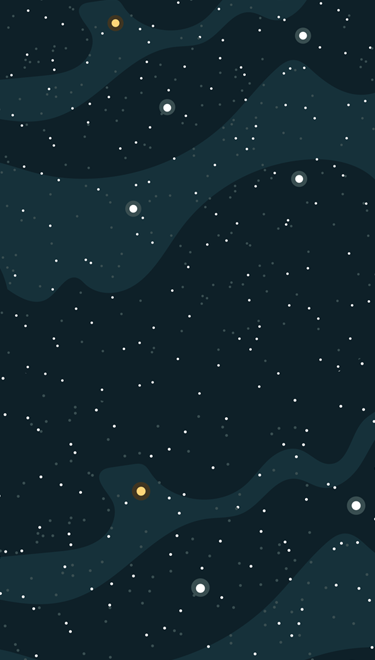

A 2D game scene composited from a Tiled map and its tileset images. What follows is a short description and the map's XML, with every tile layer's data as written:
An orthogonal 25x44 tile map with 15x15 px tiles, 1 tile layer (Tile Layer 1).

<map version="1.0" tiledversion="1.1.5" orientation="orthogonal" renderorder="right-down" width="25" height="44" tilewidth="15" tileheight="15" infinite="0" nextobjectid="1">
 <tileset firstgid="1" source="background.tsx" />
 <layer name="Tile Layer 1" width="25" height="44">
  <data encoding="csv">
1,2,3,4,5,6,7,8,9,10,11,12,13,14,15,16,17,18,19,20,21,22,23,24,25,
26,27,28,29,30,31,32,33,34,35,36,37,38,39,40,41,42,43,44,45,46,47,48,49,50,
51,52,53,54,55,56,57,58,59,60,61,62,63,64,65,66,67,68,69,70,71,72,73,74,75,
76,77,78,79,80,81,82,83,84,85,86,87,88,89,90,91,92,93,94,95,96,97,98,99,100,
101,102,103,104,105,106,107,108,109,110,111,112,113,114,115,116,117,118,119,120,121,122,123,124,125,
126,127,128,129,130,131,132,133,134,135,136,137,138,139,140,141,142,143,144,145,146,147,148,149,150,
151,152,153,154,155,156,157,158,159,160,161,162,163,164,165,166,167,168,169,170,171,172,173,174,175,
176,177,178,179,180,181,182,183,184,185,186,187,188,189,190,191,192,193,194,195,196,197,198,199,200,
201,202,203,204,205,206,207,208,209,210,211,212,213,214,215,216,217,218,219,220,221,222,223,224,225,
226,227,228,229,230,231,232,233,234,235,236,237,238,239,240,241,242,243,244,245,246,247,248,249,250,
251,252,253,254,255,256,257,258,259,260,261,262,263,264,265,266,267,268,269,270,271,272,273,274,275,
276,277,278,279,280,281,282,283,284,285,286,287,288,289,290,291,292,293,294,295,296,297,298,299,300,
301,302,303,304,305,306,307,308,309,310,311,312,313,314,315,316,317,318,319,320,321,322,323,324,325,
326,327,328,329,330,331,332,333,334,335,336,337,338,339,340,341,342,343,344,345,346,347,348,349,350,
351,352,353,354,355,356,357,358,359,360,361,362,363,364,365,366,367,368,369,370,371,372,373,374,375,
376,377,378,379,380,381,382,383,384,385,386,387,388,389,390,391,392,393,394,395,396,397,398,399,400,
401,402,403,404,405,406,407,408,409,410,411,412,413,414,415,416,417,418,419,420,421,422,423,424,425,
426,427,428,429,430,431,432,433,434,435,436,437,438,439,440,441,442,443,444,445,446,447,448,449,450,
451,452,453,454,455,456,457,458,459,460,461,462,463,464,465,466,467,468,469,470,471,472,473,474,475,
476,477,478,479,480,481,482,483,484,485,486,487,488,489,490,491,492,493,494,495,496,497,498,499,500,
501,502,503,504,505,506,507,508,509,510,511,512,513,514,515,516,517,518,519,520,521,522,523,524,525,
526,527,528,529,530,531,532,533,534,535,536,537,538,539,540,541,542,543,544,545,546,547,548,549,550,
551,552,553,554,555,556,557,558,559,560,561,562,563,564,565,566,567,568,569,570,571,572,573,574,575,
576,577,578,579,580,581,582,583,584,585,586,587,588,589,590,591,592,593,594,595,596,597,598,599,600,
601,602,603,604,605,606,607,608,609,610,611,612,613,614,615,616,617,618,619,620,621,622,623,624,625,
626,627,628,629,630,631,632,633,634,635,636,637,638,639,640,641,642,643,644,645,646,647,648,649,650,
651,652,653,654,655,656,657,658,659,660,661,662,663,664,665,666,667,668,669,670,671,672,673,674,675,
676,677,678,679,680,681,682,683,684,685,686,687,688,689,690,691,692,693,694,695,696,697,698,699,700,
701,702,703,704,705,706,707,708,709,710,711,712,713,714,715,716,717,718,719,720,721,722,723,724,725,
726,727,728,729,730,731,732,733,734,735,736,737,738,739,740,741,742,743,744,745,746,747,748,749,750,
751,752,753,754,755,756,757,758,759,760,761,762,763,764,765,766,767,768,769,770,771,772,773,774,775,
776,777,778,779,780,781,782,783,784,785,786,787,788,789,790,791,792,793,794,795,796,797,798,799,800,
801,802,803,804,805,806,807,808,809,810,811,812,813,814,815,816,817,818,819,820,821,822,823,824,825,
826,827,828,829,830,831,832,833,834,835,836,837,838,839,840,841,842,843,844,845,846,847,848,849,850,
851,852,853,854,855,856,857,858,859,860,861,862,863,864,865,866,867,868,869,870,871,872,873,874,875,
876,877,878,879,880,881,882,883,884,885,886,887,888,889,890,891,892,893,894,895,896,897,898,899,900,
901,902,903,904,905,906,907,908,909,910,911,912,913,914,915,916,917,918,919,920,921,922,923,924,925,
926,927,928,929,930,931,932,933,934,935,936,937,938,939,940,941,942,943,944,945,946,947,948,949,950,
951,952,953,954,955,956,957,958,959,960,961,962,963,964,965,966,967,968,969,970,971,972,973,974,975,
976,977,978,979,980,981,982,983,984,985,986,987,988,989,990,991,992,993,994,995,996,997,998,999,1000,
1001,1002,1003,1004,1005,1006,1007,1008,1009,1010,1011,1012,1013,1014,1015,1016,1017,1018,1019,1020,1021,1022,1023,1024,1025,
1026,1027,1028,1029,1030,1031,1032,1033,1034,1035,1036,1037,1038,1039,1040,1041,1042,1043,1044,1045,1046,1047,1048,1049,1050,
1051,1052,1053,1054,1055,1056,1057,1058,1059,1060,1061,1062,1063,1064,1065,1066,1067,1068,1069,1070,1071,1072,1073,1074,1075,
1076,1077,1078,1079,1080,1081,1082,1083,1084,1085,1086,1087,1088,1089,1090,1091,1092,1093,1094,1095,1096,1097,1098,1099,1100
</data>
 </layer>
</map>